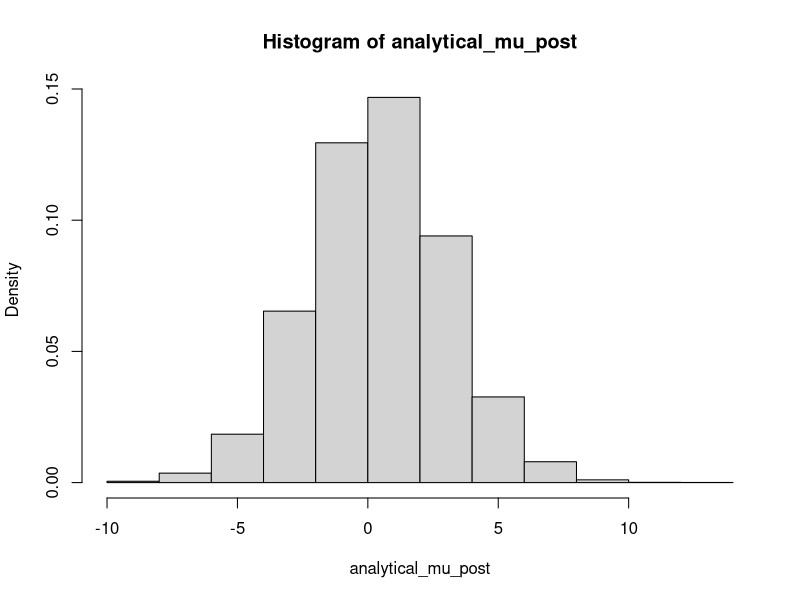

This chart was generated by the following R code:
# Assuming, true parameter value, mu=1
# Observed data
y <- rnorm(10,1,2)
y
#Analytical posterior
sigma = 2 # Known standard devation of normal distribution
mu_prior = 0 # Mean of prior distribution on mu
sigma_prior = 3 # Standard deviation of prior distribution on mu
n = 10 # no. of observations
analytical_mu_post <- rnorm(10000,
                            mean=(((sigma^2)*(mu_prior))+
                                    ((sigma_prior^2)*sum(y)))/
                              (sigma^2 + (n*(sigma_prior^2))),
                            sd=(1/(sigma_prior^2))+(n/(sigma^2)))
hist(analytical_mu_post,freq = FALSE)
# Grid approximation

# Create grid points

mu_grid <- seq(-10,10,length=1000)
head(mu_grid)

#Calculate likelihood and posterior at each grid point
df.posterior <- data.frame(matrix(ncol=3,nrow=length(mu_grid)))
colnames(df.posterior) <- c("mu","likelihood","prior")
for(i in 1:length(mu_grid)){
  likelihood <- prod(dnorm(y,mu_grid[i],2))
  prior <- dnorm(mu_grid[i],0,3)
  df.posterior[i,] <- c(mu_grid[i],likelihood,prior)
}















